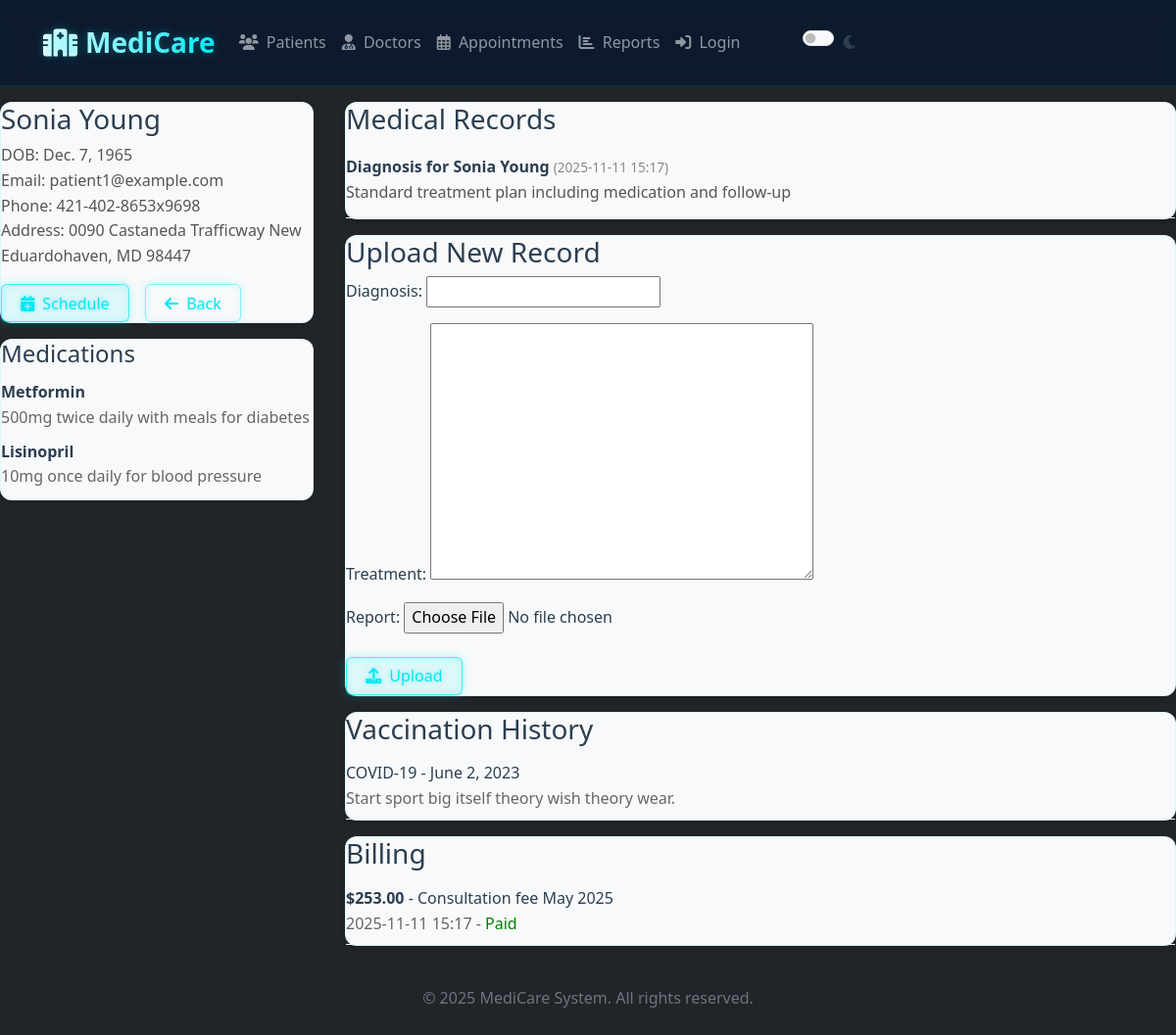
The app's page /patients/6/ with its own data.
### records/models.py (models this page shows, shortened)
class Patient(models.Model):
    user = models.OneToOneField(User, on_delete=models.CASCADE, null=True, blank=True)
    name = models.CharField(max_length=100)
    dob = models.DateField()
    address = models.TextField()
    email = models.EmailField(blank=True)
    phone = models.CharField(max_length=30, blank=True)
    gender = models.CharField(max_length=20, blank=True)
    last_visit = models.DateField(null=True, blank=True)
    photo = models.ImageField(upload_to='patient_photos/', null=True, blank=True)

class Medication(models.Model):
    patient = models.ForeignKey(Patient, on_delete=models.CASCADE)
    name = models.CharField(max_length=200)
    dosage_instructions = models.TextField()
    start_date = models.DateField(null=True, blank=True)
    end_date = models.DateField(null=True, blank=True)

class MedicalRecord(models.Model):
    patient = models.ForeignKey(Patient, on_delete=models.CASCADE)
    diagnosis = models.CharField(max_length=255)
    treatment = models.TextField()
    date_recorded = models.DateTimeField(auto_now_add=True)
    report = models.FileField(upload_to='medical_reports/', null=True, blank=True)

class Vaccination(models.Model):
    patient = models.ForeignKey(Patient, on_delete=models.CASCADE)
    vaccine_name = models.CharField(max_length=200)
    date_given = models.DateField()
    notes = models.TextField(blank=True)

class Billing(models.Model):
    patient = models.ForeignKey(Patient, on_delete=models.CASCADE)
    amount = models.DecimalField(max_digits=10, decimal_places=2)
    description = models.CharField(max_length=255, blank=True)
    created_at = models.DateTimeField(auto_now_add=True)
    paid = models.BooleanField(default=False)

### records/views.py (the view)
# urls.py: path('patients/<int:pk>/', views.patient_detail, name='patient_detail'),
def patient_detail(request, pk):
    patient = get_object_or_404(Patient, pk=pk)
    records = MedicalRecord.objects.filter(patient=patient).order_by('-date_recorded')
    vaccinations = Vaccination.objects.filter(patient=patient).order_by('-date_given')
    medications = Medication.objects.filter(patient=patient)
    bills = Billing.objects.filter(patient=patient).order_by('-created_at')
    if request.method == 'POST' and 'add_record' in request.POST:
        form = MedicalRecordForm(request.POST, request.FILES)
        if form.is_valid():
            rec = form.save(commit=False)
            rec.patient = patient
            rec.save()
            return redirect('appointment_list')
    else:
        form = MedicalRecordForm()
    return render(request, 'records/patient_detail.html', {
        'patient': patient,
        'records': records,
        'vaccinations': vaccinations,
        'medications': medications,
        'bills': bills,
        'form': form,
    })

### records/views.py
class MedicalRecordForm(forms.ModelForm):
    class Meta:
        model = MedicalRecord
        fields = ['diagnosis', 'treatment', 'report']

### records/templates/records/patient_detail.html (shortened to what this page needs)
{% extends "records/base.html" %}
{% block content %}
<div style="display:flex; gap:2rem; align-items:flex-start;">
    <div style="flex: 0 0 320px;">
        <div class="card">
            <h3 style="margin-top:0;">{{ patient.name }}</h3>
            <div style="color:#555">DOB: {{ patient.dob }}<br>
            Email: {{ patient.email }}<br>
            Phone: {{ patient.phone }}<br>
            Address: {{ patient.address }}</div>
            <div style="margin-top:1rem; display:flex; gap:0.5rem;">
                <a href="{% url 'book_appointment' patient.id %}" class="btn"
                   style="background: rgba(3, 233, 244, 0.1) !important;
                          color: #03e9f4 !important;
                          border: 1px solid rgba(3, 233, 244, 0.7) !important;
                          box-shadow: 0 0 10px rgba(3, 233, 244, 0.3),
                                      inset 0 0 10px rgba(3, 233, 244, 0.2);
                          text-shadow: 0 0 5px rgba(3, 233, 244, 0.5);
                          transition: all 0.3s ease;
                          padding: 0.4rem 1.2rem;
                          margin-right: 0.5rem;">
                    <i class="fas fa-calendar-plus me-1"></i> Schedule
                </a>
                <a href="{% url 'patient_list' %}" class="btn"
                   style="background: transparent !important;
                          color: #03e9f4 !important;
                          border: 1px solid rgba(3, 233, 244, 0.5) !important;
                          box-shadow: 0 0 8px rgba(3, 233, 244, 0.2),
                                      inset 0 0 8px rgba(3, 233, 244, 0.1);
                          text-shadow: 0 0 3px rgba(3, 233, 244, 0.3);
                          transition: all 0.3s ease;
                          padding: 0.4rem 1.2rem;">
                    <i class="fas fa-arrow-left me-1"></i> Back
                </a>
            </div>
        </div>
        <div class="card" style="margin-top:1rem;">
            <h4 style="margin:0 0 0.75rem 0;">Medications</h4>
            {% for m in medications %}
                <div style="margin-bottom:0.6rem;"><strong>{{ m.name }}</strong><div style="color:#666">{{ m.dosage_instructions }}</div></div>
            {% empty %}
                <div style="color:#888">No medications</div>
            {% endfor %}
        </div>
    </div>
    <div style="flex:1;">
        <div class="card">
            <h3 style="margin-top:0;">Medical Records</h3>
            {% for r in records %}
                <div style="padding:0.75rem 0; border-bottom:1px solid #f0f4f8;">
                    <div style="font-weight:600">{{ r.diagnosis }} <span style="font-size:0.85rem;color:#888; font-weight:400">({{ r.date_recorded|date:'Y-m-d H:i' }})</span></div>
                    <div style="color:#555">{{ r.treatment }}</div>
                </div>
            {% empty %}
                <div style="color:#888">No medical records</div>
            {% endfor %}
        </div>
        <div class="card" style="margin-top:1rem;">
            <h3 style="margin-top:0;">Upload New Record</h3>
            <form method="post" enctype="multipart/form-data">
                {{ form.as_p }}
<button type="submit" name="add_record" class="btn"
        style="background: rgba(3, 233, 244, 0.1) !important;
               color: #03e9f4 !important;
               border: 1px solid rgba(3, 233, 244, 0.7) !important;
               box-shadow: 0 0 10px rgba(3, 233, 244, 0.3),
                           inset 0 0 10px rgba(3, 233, 244, 0.2);
               text-shadow: 0 0 5px rgba(3, 233, 244, 0.5);
               transition: all 0.3s ease;
               padding: 0.4rem 1.2rem;
               margin-top: 0.5rem;">
    <i class="fas fa-upload me-1"></i> Upload
</button>            </form>
        </div>
        <div class="card" style="margin-top:1rem;">
            <h3 style="margin-top:0;">Vaccination History</h3>
            {% for v in vaccinations %}
                <div style="padding:0.5rem 0; border-bottom:1px solid #f0f4f8;">{{ v.vaccine_name }} - {{ v.date_given }}<div style="color:#666">{{ v.notes }}</div></div>
            {% empty %}
                <div style="color:#888">No vaccinations recorded</div>
            {% endfor %}
        </div>
        <div class="card" style="margin-top:1rem;">
            <h3 style="margin-top:0;">Billing</h3>
            {% for b in bills %}
                <div style="padding:0.5rem 0; border-bottom:1px solid #f0f4f8;">
                    <div><strong>${{ b.amount }}</strong> - {{ b.description }}</div>
                    <div style="color:#666">{{ b.created_at|date:'Y-m-d H:i' }} - {% if b.paid %}<span style="color:green">Paid</span>{% else %}<span style="color:#b45">Unpaid</span>{% endif %}</div>
                </div>
            {% empty %}
                <div style="color:#888">No bills</div>
            {% endfor %}
        </div>
    </div>
</div>
{% endblock %}

### records/templates/records/base.html (style rules this page uses)
:root { --neon-primary: #03e9f4; --neon-secondary: #0088ff; --dark-bg: #0a192f; --card-bg: rgba(17, 34, 64, 0.5); --text-color: #e6f1ff; --text-muted: #a8b2d1; --border-color: rgba(3, 233, 244, 0.1); --light-primary: #28a745; --light-secondary: #fd7e14; --light-bg: #f8f9fa; --light-card-bg: #ffffff; --light-text: #2c3e50; --light-muted: #6c757d; --light-border: #dee2e6; }
[data-bs-theme="light"] { --bs-primary: var(--light-primary); --bs-secondary: var(--light-secondary); --bs-body-bg: var(--light-bg); --bs-body-color: var(--light-text); --bs-secondary-color: var(--light-muted); --bs-border-color: var(--light-border); --bs-card-bg: var(--light-card-bg); --bs-link-color: var(--light-primary); --bs-link-hover-color: #1e7e34; --bs-nav-link-hover-color: #1e7e34; --bs-nav-pills-link-active-bg: var(--light-primary); --bs-nav-pills-link-active-color: #fff; }
body { transition: all 0.3s ease-in-out; min-height: 100vh; background: var(--bs-body-bg); color: var(--bs-body-color); font-family: 'Segoe UI', 'Roboto', sans-serif; line-height: 1.6; margin: 0; display: flex; flex-direction: column; }
.card { background: var(--bs-card-bg); border: 1px solid var(--border-color); border-radius: 12px; margin: 1rem 0; box-shadow: 0 4px 6px rgba(0, 0, 0, 0.1); transition: all 0.3s ease; color: var(--bs-body-color); }

### records on screen
Patient: name "Sonia Young", dob "Dec. 7, 1965", email "patient1@example.com", phone "421-402-8653x9698", address "0090 Castaneda Trafficway New Eduardohaven, MD 98447"
Medication: name "Metformin", dosage_instructions "500mg twice daily with meals for diabetes"
Medication: name "Lisinopril", dosage_instructions "10mg once daily for blood pressure"
MedicalRecord: diagnosis "Diagnosis for Sonia Young", date_recorded "2025-11-11 15:17", treatment "Standard treatment plan including medication and follow-up"
Vaccination: vaccine_name "COVID-19", date_given "June 2, 2023", notes "Start sport big itself theory wish theory wear."
Billing: amount "253.00", description "Consultation fee May 2025", created_at "2025-11-11 15:17", paid "Paid"
